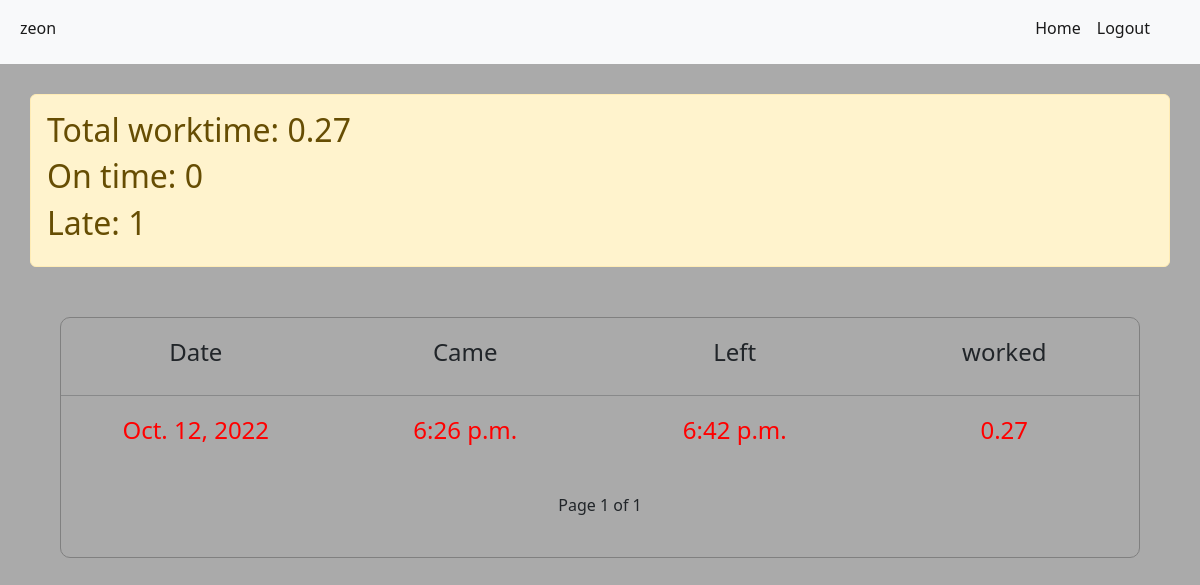
The page /accounts/company/test/1/ (signed in) on the database as committed earlier.
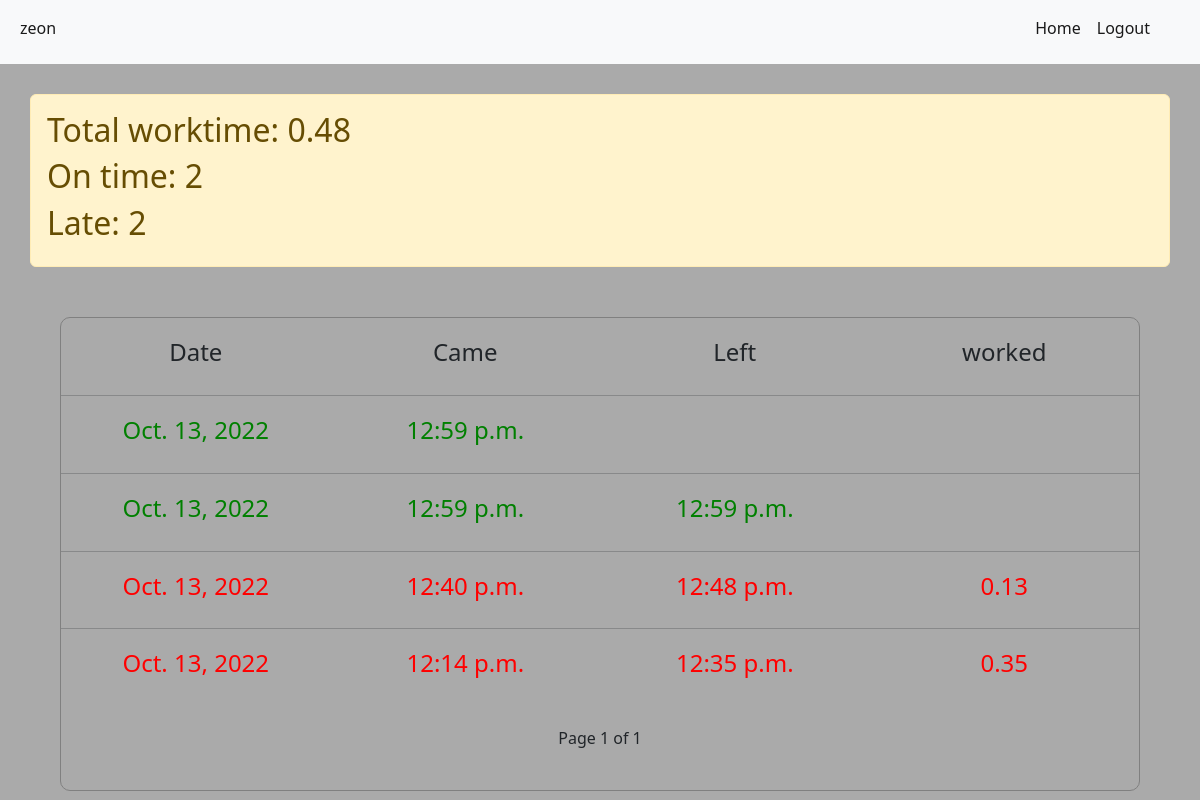
The same page on the database as committed later.
### accounts/models.py (models this page shows)
class CustomUser(AbstractUser):
    is_member = models.BooleanField("member status", default=False)
    is_company = models.BooleanField("company status", default=False)
    objects = CustomUserManager()

class WorkTime(models.Model):
    flag = models.BooleanField(default=False)
    start_time = models.TimeField(null=True)
    end_time = models.TimeField(null=True)
    company_id = models.ForeignKey(Company, on_delete=models.CASCADE)
    member_id = models.ForeignKey(Member, on_delete=models.CASCADE)
    created_at = models.DateField(auto_now=True)
    worked = models.FloatField(null=True)
    on_time = models.BooleanField(null=True)

### accounts/permissions.py (the view)
		def wrapper_func(request, *args, **kwargs):
			if request.user.is_company:
				return view_func(request, *args, **kwargs)
			else:
				raise PermissionDenied

### accounts/permissions.py (called while the page is built)
def company_allowed():
	def decorator(view_func):
		def wrapper_func(request, *args, **kwargs):
			if request.user.is_company:
				return view_func(request, *args, **kwargs)
			else:
				raise PermissionDenied
		return wrapper_func
	return decorator

### accounts/views.py (called while the page is built)
@company_allowed()
def companySeeUserStat(request, user, page=1):
    member = Member.objects.get(member__username=user)
    data = WorkTime.objects.filter(member_id=member)
    data = data[::-1]
    paginator = Paginator(data, 5)
    try:
        data = paginator.page(page)
    except EmptyPage:
        data = paginator.page(paginator.num_pages)
    totalTime = 0
    ontime = 0
    late = 0
    for each in WorkTime.objects.filter(member_id=member):
        if each.on_time:
            ontime += 1
        else:
            late += 1
        try:
            totalTime += each.worked
        except:
            pass
    return render(request, "accounts/userStat.html", {"data": data, "totalTime": round(totalTime, 2), "user": user, "ontime": ontime, "late": late})

### accounts/templates/accounts/userStat.html (shortened to what this page needs)
{% extends 'accounts/base.html' %}
{% load static %}
{% block content %}
<div class="userStats container alert alert-warning">
    <h2>Total worktime: {{ totalTime }}</h2>
    <h2>On time: {{ ontime }}</h2>
    <h2>Late: {{ late }}</h2>
</div>
<div class="user_stats_main">
    <div class="user_stat">
        <div class="stat_main"><h4>Date</h4></div>
        <div class="stat_main"><h4>Came</h4></div>
        <div class="stat_main"><h4>Left</h4></div>
        <div class="stat_main"><h4>worked</h4></div>
    </div>
    {% for each in data %}
    <hr>
    {% if each.on_time %}
        <div style="color: green;" class="user_stat">
            <div class="stat_main">
                <h4>{{ each.created_at }}</h4>
            </div>
            <div class="stat_main">
                <h4>{{ each.start_time  }}</h4>
            </div>
            <div class="stat_main">
                {% if each.end_time %}
                    <h4>{{ each.end_time }}</h4>
                {% endif %}
            </div>
            <div class="stat_main">
            </div>
        </div>
    {% else %}
        <div style="color: red;" class="user_stat">
            <div class="stat_main">
                <h4>{{ each.created_at }}</h4>
            </div>
            <div class="stat_main">
                <h4>{{ each.start_time  }}</h4>
            </div>
            <div class="stat_main">
                {% if each.end_time %}
                    <h4>{{ each.end_time }}</h4>
                {% endif %}
            </div>
            <div class="stat_main">
                {% if each.worked %}
                    <h4>{{ each.worked }}</h4>
                {% endif %}
            </div>
        </div>
    {% endif %}
    {% endfor %}
    <div class='pagination justify-content-center'>
        <span class='mx-4'>
        Page {{ data.number }} of {{ data.paginator.num_pages }}
        </span>
    </div>
</div>
{% endblock %}

### accounts/templates/accounts/base.html (shortened to what this page needs)
{% load static %}
<!DOCTYPE html>
<html lang="en">
<head>
    <link rel="stylesheet" href="{% static 'css/style.css' %}">
    <link href="https://cdn.jsdelivr.net/npm/bootstrap@5.2.2/dist/css/bootstrap.min.css" rel="stylesheet">
</head>
<body>
    <nav class="navbar navbar-expand-lg navbar-light bg-light">
        <div class="container-fluid">
          <div class="collapse navbar-collapse" id="navbarSupportedContent">
            <ul class="navbar-nav me-auto mb-2 ">
              {% if request.user.is_authenticated and request.user.is_superuser %}
                <li class="nav-item">
                  <a class="nav-link active" href="#">Admin: {{ request.user }}</a>
                </li>
              {% elif request.user.is_authenticated %}
                <li class="nav-item">
                  <a class="nav-link active" href="#">{{ request.user }}</a>
                </li>
              {% endif %}
            </ul>
            <ul class="navbar-nav mb-2 nav-right-main">
              <div class="nav-right">
                {% if request.user.is_authenticated %}
                  <li class="nav-item">
                      <a class="nav-link active" aria-current="page" href="{% url 'UserProfileRedirectPage' %}">Home</a>
                  </li>
                {% endif %}
                {% if request.user.is_authenticated %}
                  <li class="nav-item">
                      <a class="nav-link active" href="{% url 'logout' %}">Logout</a>
                {% else %}
                      <a class="nav-link active" href="{% url 'login' %}">Login</a>
                  </li>
                {% endif %}
              </div>
            </ul>
          </div>
        </div>
      </nav>
    {% block content %} {% endblock %}
</body>
</html>

### static/css/style.css (style rules this page uses)
body { background-color: #aaaaaa !important; }
a { color: blue; text-decoration: none !important; }
.nav-right { display: flex; }
.nav-right-main { margin-right: 30px; }
.user_stats_main { width: 90%; border: 1px solid grey; border-radius: 10px; margin: 0 auto; margin-top: 50px; }
.user_stat { display: flex; justify-content: space-evenly; margin: 20px 0; }
.stat_main { display: block; width: 100%; text-align: center; }
.userStats { margin-top: 30px; }
.pagination { margin: 40px 0; }

Rows that differ between the two databases and show on the page:
removed WorkTime: created_at "Oct. 12, 2022", start_time "6:26 p.m.", end_time "6:42 p.m.", worked "0.27"
added WorkTime: created_at "Oct. 13, 2022", start_time "12:59 p.m."
added WorkTime: created_at "Oct. 13, 2022", start_time "12:59 p.m.", end_time "12:59 p.m."
added WorkTime: created_at "Oct. 13, 2022", start_time "12:40 p.m.", end_time "12:48 p.m.", worked "0.13"
added WorkTime: created_at "Oct. 13, 2022", start_time "12:14 p.m.", end_time "12:35 p.m.", worked "0.35"
Other text that changed with them:
{{ totalTime }}: "0.27" → "0.48"
{{ ontime }}: "0" → "2"
{{ late }}: "1" → "2"
